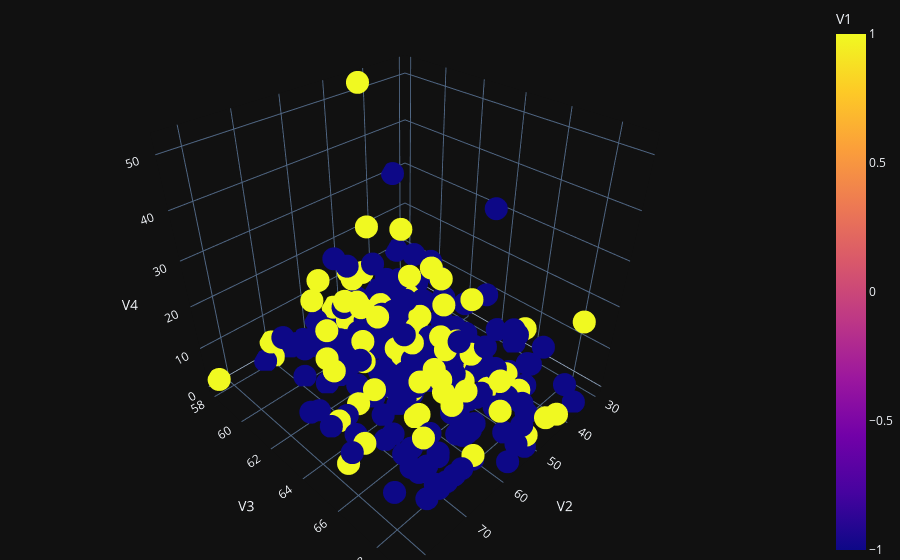

The notebook cell saved with this chart:
### Code cell
df = parse_biomed_data_to_df("haberman_new")
fig = px.scatter_3d(
    df,
    x="V2",
    y="V3",
    z="V4",
    color="V1",
    size_max=18,
    template="plotly_dark",
    color_discrete_map="seaborn"
)
fig.update_layout(margin=dict(l=0, r=0, b=0, t=0))
fig.show()

### Figure 1 — Plotly figure (JSON) as saved in the notebook; plotly's stock layout.template omitted (floating-point values rounded to 4 significant figures; data arrays with more than 128 entries replaced by an {"elided": "..."} marker saying what was removed)
{"data": [{"hovertemplate": "V2=%{x}<br>V3=%{y}<br>V4=%{z}<br>V1=%{marker.color}<extra></extra>", "legendgroup": "", "marker": {"color": {"elided": "306 int values"}, "coloraxis": "coloraxis", "symbol": "circle"}, "mode": "markers", "name": "", "scene": "scene", "showlegend": false, "type": "scatter3d", "x": {"elided": "306 int values"}, "y": {"elided": "306 int values"}, "z": {"elided": "306 int values"}}], "layout": {"coloraxis": {"colorbar": {"title": {"text": "V1"}}, "colorscale": [[0, "#0d0887"], [0.1111, "#46039f"], [0.2222, "#7201a8"], [0.3333, "#9c179e"], [0.4444, "#bd3786"], [0.5556, "#d8576b"], [0.6667, "#ed7953"], [0.7778, "#fb9f3a"], [0.8889, "#fdca26"], [1, "#f0f921"]]}, "legend": {"tracegroupgap": 0}, "margin": {"b": 0, "l": 0, "r": 0, "t": 0}, "scene": {"domain": {"x": [0, 1], "y": [0, 1]}, "xaxis": {"title": {"text": "V2"}}, "yaxis": {"title": {"text": "V3"}}, "zaxis": {"title": {"text": "V4"}}}}}
